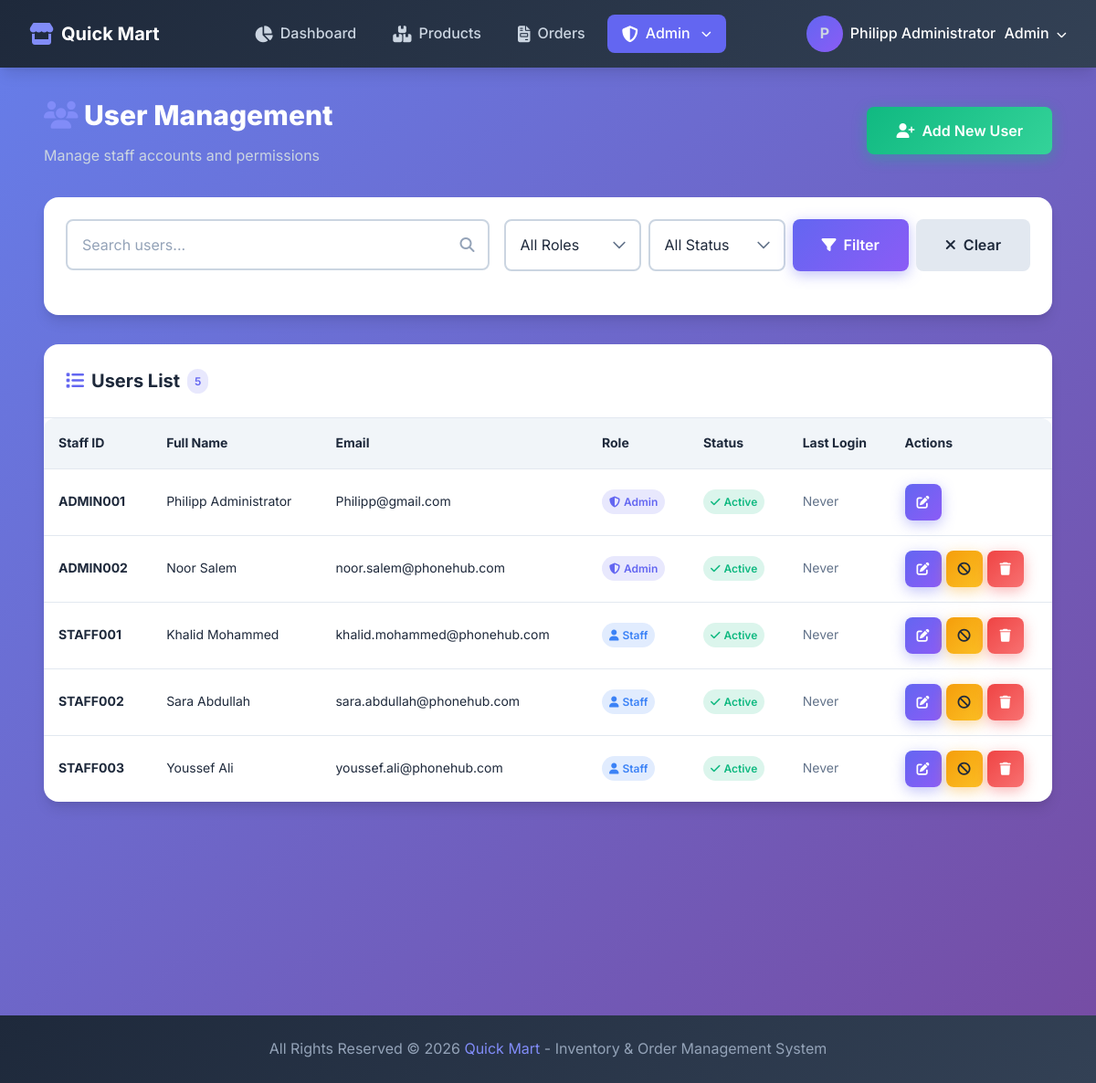
Page /pages/admin/users.php (signed in) on the committed database.
### tables this page shows
CREATE TABLE IF NOT EXISTS staff (
    staff_id VARCHAR(50) PRIMARY KEY,
    full_name VARCHAR(100) NOT NULL,
    email VARCHAR(100) UNIQUE NOT NULL,
    phone VARCHAR(20) DEFAULT NULL,
    password VARCHAR(255) NOT NULL,
    role ENUM('admin', 'staff') DEFAULT 'staff',
    is_active TINYINT(1) DEFAULT 1,
    login_attempts INT DEFAULT 0,
    locked_until DATETIME DEFAULT NULL,
    last_login DATETIME DEFAULT NULL,
    created_at TIMESTAMP DEFAULT CURRENT_TIMESTAMP
);

### includes/auth.php (called while the page is built, shortened)
<?php
function getCurrentStaffId() {
    return $_SESSION['staff_id'] ?? null;
}
function sanitize($input) {
    return htmlspecialchars($input, ENT_QUOTES, 'UTF-8');
}
?>

### pages/admin/users.php (the view, shortened to what this page needs)
<?php
require_once __DIR__ . '/../../includes/auth.php';
$search = $_GET['search'] ?? '';
try {
    $db = getDB();
    $where = ["1=1"];
    $params = [];
    $whereClause = implode(' AND ', $where);
    $sql = "SELECT * FROM staff WHERE $whereClause ORDER BY created_at DESC";
    $stmt = $db->prepare($sql);
    $stmt->execute($params);
    $users = $stmt->fetchAll();
} catch (PDOException $e) {
    error_log("Users page error: " . $e->getMessage());
    $users = [];
}
require_once __DIR__ . '/../../includes/header.php';
?>
<div class="d-flex justify-between align-center mb-4" style="flex-wrap: wrap; gap: var(--spacing-md);">
    <div>
        <h1 style="font-size: var(--font-size-3xl); font-weight: 800; color: var(--white);">
            <i class="fas fa-users" style="color: var(--primary-light);"></i>
            User Management
        </h1>
        <p style="color: var(--gray-300); margin-top: var(--spacing-sm);">
            Manage staff accounts and permissions
        </p>
    </div>
    <button class="btn btn-success" onclick="openAddModal()">
        <i class="fas fa-user-plus"></i>
        Add New User
    </button>
</div>
<div class="card mb-4">
    <div class="card-body">
        <form method="GET" class="toolbar">
            <div class="search-box">
                <input type="text" name="search" class="form-control" placeholder="Search users..." value="<?php echo sanitize($search); ?>">
                <i class="fas fa-search"></i>
            </div>
            <div class="filter-group">
                <select name="role" class="form-control" style="min-width: 150px;">
                    <option value="">All Roles</option>
                </select>
                <select name="status" class="form-control" style="min-width: 150px;">
                    <option value="">All Status</option>
                </select>
                <button type="submit" class="btn btn-primary">
                    <i class="fas fa-filter"></i>
                    Filter
                </button>
                <a href="users.php" class="btn btn-secondary">
                    <i class="fas fa-times"></i>
                    Clear
                </a>
            </div>
        </form>
    </div>
</div>
<div class="card">
    <div class="card-header">
        <h3 class="card-title">
            <i class="fas fa-list"></i>
            Users List
            <span class="badge badge-primary"><?php echo count($users); ?></span>
        </h3>
    </div>
    <div class="card-body" style="padding: 0;">
        <div class="table-container">
            <table class="table">
                <thead>
                    <tr>
                        <th>Staff ID</th>
                        <th>Full Name</th>
                        <th>Email</th>
                        <th>Role</th>
                        <th>Status</th>
                        <th>Last Login</th>
                        <th>Actions</th>
                    </tr>
                </thead>
                <tbody>
                    <?php foreach ($users as $user): ?>
                        <tr>
                            <td><strong><?php echo sanitize($user['staff_id']); ?></strong></td>
                            <td><?php echo sanitize($user['full_name']); ?></td>
                            <td><?php echo sanitize($user['email']); ?></td>
                            <td>
                                <?php if ($user['role'] === 'admin'): ?>
                                    <span class="badge badge-primary">
                                        <i class="fas fa-shield-halved"></i> Admin
                                    </span>
                                <?php else: ?>
                                    <span class="badge badge-info">
                                        <i class="fas fa-user"></i> Staff
                                    </span>
                                <?php endif; ?>
                            </td>
                            <td>
                                <?php if ($user['is_active']): ?>
                                    <span class="badge badge-success">
                                        <i class="fas fa-check"></i> Active
                                    </span>
                                <?php else: ?>
                                    <span class="badge badge-danger">
                                        <i class="fas fa-ban"></i> Inactive
                                    </span>
                                <?php endif; ?>
                            </td>
                            <td>
                                <?php
                                if ($user['last_login']) {
                                    echo date('Y/m/d H:i', strtotime($user['last_login']));
                                } else {
                                    echo '<span class="text-muted">Never</span>';
                                }
                                ?>
                            </td>
                            <td>
                                    <div class="d-flex gap-1" style="gap: 5px;">
                                        <button class="btn btn-primary btn-icon btn-sm"
                                                onclick="openEditModal(<?php echo htmlspecialchars(json_encode($user)); ?>)"
                                                title="Edit">
                                            <i class="fas fa-edit"></i>
                                        </button>
                                        <?php if ($user['staff_id'] !== getCurrentStaffId()): ?>
                                            <?php if ($user['is_active']): ?>
                                                <form action="../../api/admin/users/toggle.php" method="POST" style="display: inline;">
                                                    <button type="submit" class="btn btn-warning btn-icon btn-sm" title="Deactivate">
                                                        <i class="fas fa-ban"></i>
                                                    </button>
                                                </form>
                                            <?php endif; ?>
                                            <form action="../../api/admin/users/delete.php" method="POST" style="display: inline;" onsubmit="return confirm('Are you sure you want to permanently delete this user? This action cannot be undone.');">
                                                <button type="submit" class="btn btn-danger btn-icon btn-sm" title="Delete">
                                                    <i class="fas fa-trash"></i>
                                                </button>
                                            </form>
                                        <?php endif; ?>
                                    </div>
                            </td>
                        </tr>
                    <?php endforeach; ?>
                </tbody>
            </table>
        </div>
    </div>
</div>
<?php require_once __DIR__ . '/../../includes/footer.php'; ?>

### rows in the picture
staff: staff_id "ADMIN001", full_name "Philipp Administrator", email "Philipp@gmail.com", role "admin" (drawn), is_active 1 (drawn), shows "Never"
staff: staff_id "ADMIN002", full_name "Noor Salem", email "noor.salem@phonehub.com", role "admin" (drawn), is_active 1 (drawn), shows "Never"
staff: staff_id "STAFF001", full_name "Khalid Mohammed", email "khalid.mohammed@phonehub.com", role "staff" (drawn), is_active 1 (drawn), shows "Never"
staff: staff_id "STAFF002", full_name "Sara Abdullah", email "sara.abdullah@phonehub.com", role "staff" (drawn), is_active 1 (drawn), shows "Never"
staff: staff_id "STAFF003", full_name "Youssef Ali", email "youssef.ali@phonehub.com", role "staff" (drawn), is_active 1 (drawn), shows "Never"

### other values in the picture
mb_substr(getCurrentStaffName() ?? 'S', 0, 1) "P"
getCurrentStaffName() "Philipp Administrator"
count($users) "5"
